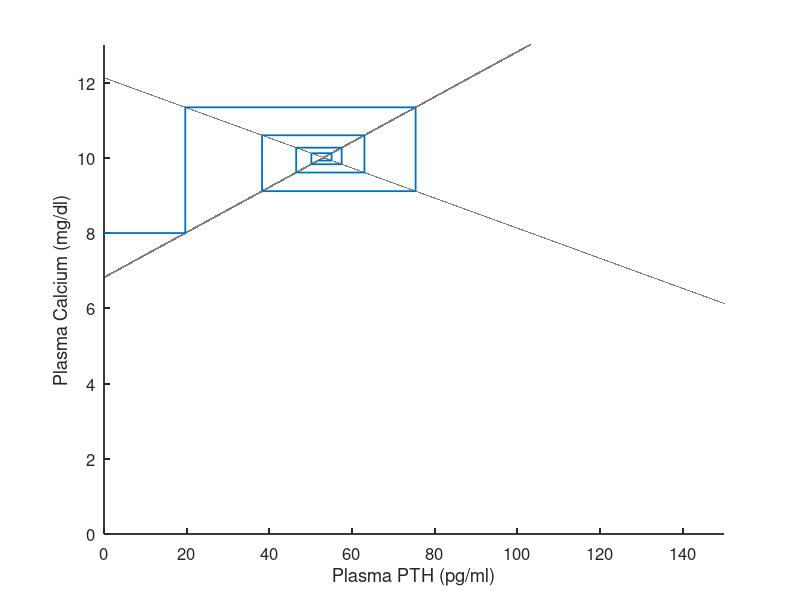

This figure's MATLAB source:
n=10; 
b0=0.04; b1=12.13;
a0=0.06;  a1=6.82;
p=zeros(n,1);  
val1=zeros(n,1);
val2=zeros(n,1); 
p(1,1) = 8.0; 
for k=2:n 
       p(k,1)=(b1*a0+b0*a1-b0*p(k-1,1))/a0;
end 
figure(1),clf,hold on; 
x=0:0.001:200;
y= b1-b0*x;
y2=a1+a0*x; 
plot(x,y,'k',x,y2,'k','LineWidth',1.3)
k=2;
for k=1:n
        val1(k,1)=(b1-p(k,1))/b0;
        val2(k,1)=(p(k,1)-a1)/a0;
end        
line([0 val2(1,1)],[p(1,1) p(1,1)],'LineWidth',1.3);
for k=1:(n-2)
       line([val1(k+1,1) val2(k+1,1)],[p(k+1,1) p(k+1,1)],'LineWidth',1.3);
       line([val2(k,1) val2(k,1)],[p(k,1) p(k+1,1)],'LineWidth',1.3);
end
hold off  
xlabel('Plasma PTH (pg/ml)')
ylabel('Plasma Calcium (mg/dl)')
axis([0 150 0 13])
set(gca,'FontSize',12,'LineWidth',1.3)
